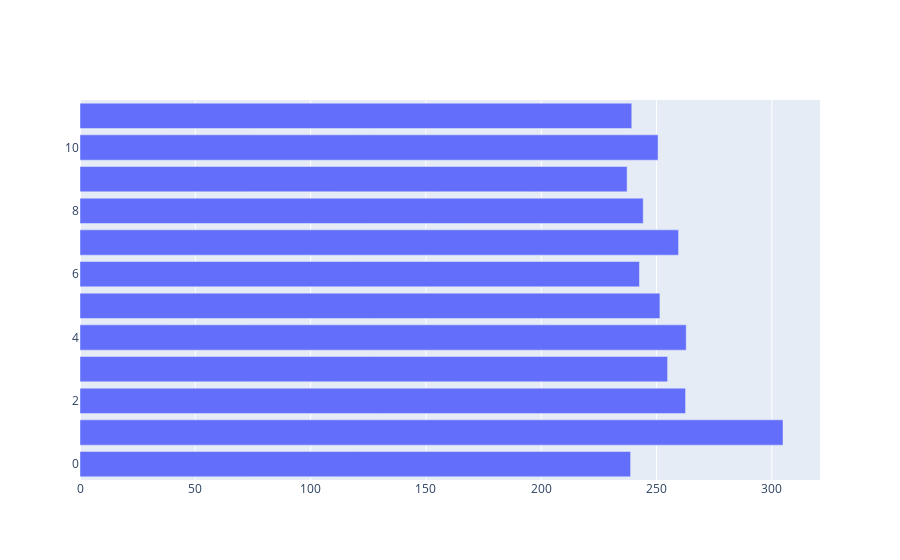

The notebook cell this image was saved under:
### Code cell
fig = go.Figure()
fig.add_trace(go.Bar(x=data.groupby('minutes', as_index=False).agg({'volume': 'mean'})['volume'], name='Volume'))
fig.show()

### Figure 1 — Plotly figure (JSON) as saved in the notebook; plotly's stock layout.template omitted (floating-point values rounded to 4 significant figures)
{"data": [{"name": "Volume", "type": "bar", "x": [238.7, 304.8, 262.6, 254.8, 262.8, 251.4, 242.6, 259.5, 244.2, 237.2, 250.6, 239.2]}], "layout": {}}
